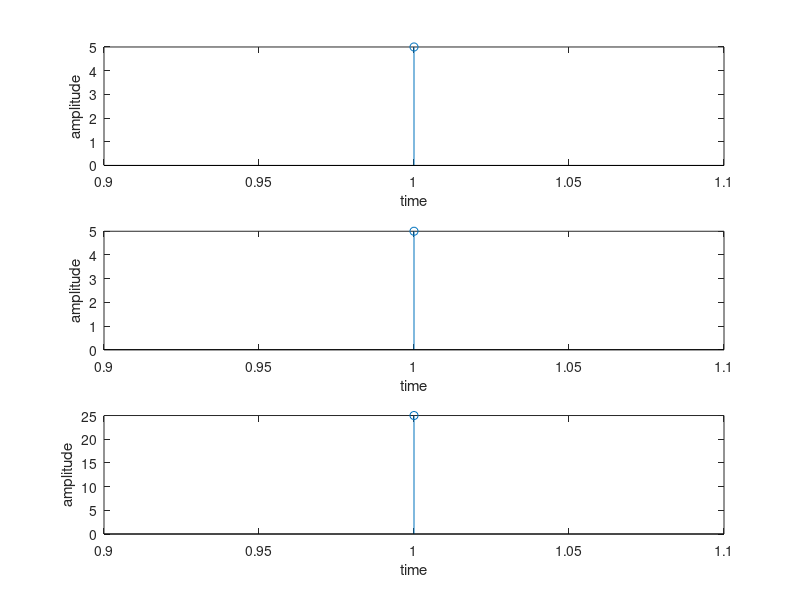

MATLAB code for this plot:
%linear convolution of 2 discrete signals using tabular method

x=input('enter the first sequence');
h=input('enter the second sequence');
N1=length(x);
N2=length(h);
N=max(N1,N2);
x=[x,zeros(1,N-N1)];
h=[h,zeros(1,N-N2)];
for n=1:N
    for m=1:N
        y(n,m)=x(n)*h(m);
    end
end
for n=1:N
    y1(n,:)=y(n,:);
end
for n=1:N
    y2(n,:)=y1(n,N:-1:1);
end
for n=1:N
    y3(n,:)=y2(n,1:N);
end
for n=1:N
    y4(n)=sum(y3(n,:));
end
disp('the linear convolution of the two sequences is');
disp(y4);
subplot(3,1,1);
stem(x);
xlabel('time');
ylabel('amplitude');

subplot(3,1,2);
stem(h);
xlabel('time');
ylabel('amplitude');

subplot(3,1,3);
stem(y4);
xlabel('time');
ylabel('amplitude');

%linear convolution of 2 discrete signals using circular method

